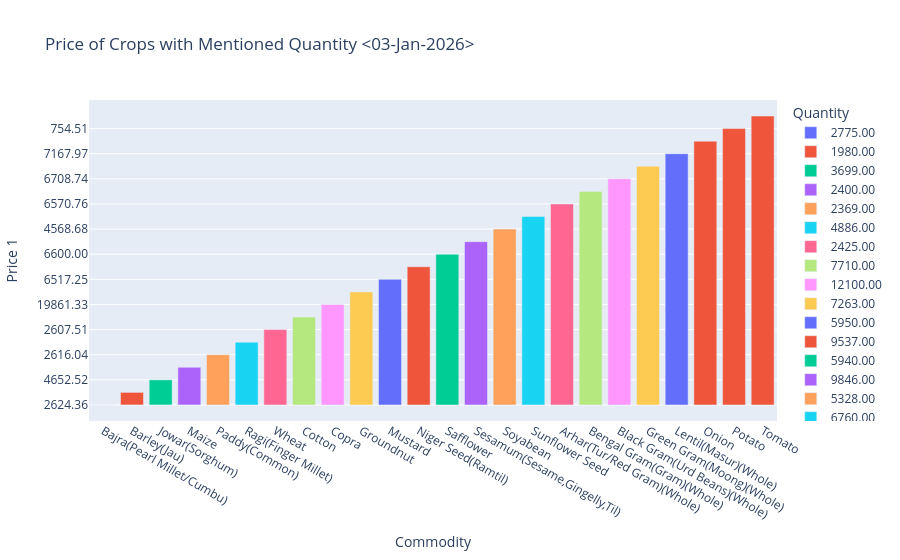

The cell this chart's notebook holds for it:
### Code cell
px.bar(df,x='Commodity',y='Price 1',color='Quantity',title='Price of Crops with Mentioned Quantity <03-Jan-2026>')

### Figure 1 — Plotly figure (JSON) as saved in the notebook; plotly's stock layout.template omitted (floating-point values rounded to 4 significant figures)
{"data": [{"hovertemplate": "Quantity=2775.00<br>Commodity=%{x}<br>Price 1=%{y}<extra></extra>", "legendgroup": "2775.00", "marker": {"color": "#636efa", "pattern": {"shape": ""}}, "name": "2775.00", "orientation": "v", "showlegend": true, "textposition": "auto", "type": "bar", "x": ["Bajra(Pearl Millet/Cumbu)"], "xaxis": "x", "y": ["2624.36"], "yaxis": "y"}, {"hovertemplate": "Quantity=1980.00<br>Commodity=%{x}<br>Price 1=%{y}<extra></extra>", "legendgroup": "1980.00", "marker": {"color": "#EF553B", "pattern": {"shape": ""}}, "name": "1980.00", "orientation": "v", "showlegend": true, "textposition": "auto", "type": "bar", "x": ["Barley(Jau)"], "xaxis": "x", "y": ["2279.63"], "yaxis": "y"}, {"hovertemplate": "Quantity=3699.00<br>Commodity=%{x}<br>Price 1=%{y}<extra></extra>", "legendgroup": "3699.00", "marker": {"color": "#00cc96", "pattern": {"shape": ""}}, "name": "3699.00", "orientation": "v", "showlegend": true, "textposition": "auto", "type": "bar", "x": ["Jowar(Sorghum)"], "xaxis": "x", "y": ["4652.52"], "yaxis": "y"}, {"hovertemplate": "Quantity=2400.00<br>Commodity=%{x}<br>Price 1=%{y}<extra></extra>", "legendgroup": "2400.00", "marker": {"color": "#ab63fa", "pattern": {"shape": ""}}, "name": "2400.00", "orientation": "v", "showlegend": true, "textposition": "auto", "type": "bar", "x": ["Maize"], "xaxis": "x", "y": ["1653.55"], "yaxis": "y"}, {"hovertemplate": "Quantity=2369.00<br>Commodity=%{x}<br>Price 1=%{y}<extra></extra>", "legendgroup": "2369.00", "marker": {"color": "#FFA15A", "pattern": {"shape": ""}}, "name": "2369.00", "orientation": "v", "showlegend": true, "textposition": "auto", "type": "bar", "x": ["Paddy(Common)"], "xaxis": "x", "y": ["2616.04"], "yaxis": "y"}, {"hovertemplate": "Quantity=4886.00<br>Commodity=%{x}<br>Price 1=%{y}<extra></extra>", "legendgroup": "4886.00", "marker": {"color": "#19d3f3", "pattern": {"shape": ""}}, "name": "4886.00", "orientation": "v", "showlegend": true, "textposition": "auto", "type": "bar", "x": ["Ragi(Finger Millet)"], "xaxis": "x", "y": ["5500.00"], "yaxis": "y"}, {"hovertemplate": "Quantity=2425.00<br>Commodity=%{x}<br>Price 1=%{y}<extra></extra>", "legendgroup": "2425.00", "marker": {"color": "#FF6692", "pattern": {"shape": ""}}, "name": "2425.00", "orientation": "v", "showlegend": true, "textposition": "auto", "type": "bar", "x": ["Wheat"], "xaxis": "x", "y": ["2607.51"], "yaxis": "y"}, {"hovertemplate": "Quantity=7710.00<br>Commodity=%{x}<br>Price 1=%{y}<extra></extra>", "legendgroup": "7710.00", "marker": {"color": "#B6E880", "pattern": {"shape": ""}}, "name": "7710.00", "orientation": "v", "showlegend": true, "textposition": "auto", "type": "bar", "x": ["Cotton"], "xaxis": "x", "y": ["7506.77"], "yaxis": "y"}, {"hovertemplate": "Quantity=12100.00<br>Commodity=%{x}<br>Price 1=%{y}<extra></extra>", "legendgroup": "12100.00", "marker": {"color": "#FF97FF", "pattern": {"shape": ""}}, "name": "12100.00", "orientation": "v", "showlegend": true, "textposition": "auto", "type": "bar", "x": ["Copra"], "xaxis": "x", "y": ["19861.33"], "yaxis": "y"}, {"hovertemplate": "Quantity=7263.00<br>Commodity=%{x}<br>Price 1=%{y}<extra></extra>", "legendgroup": "7263.00", "marker": {"color": "#FECB52", "pattern": {"shape": ""}}, "name": "7263.00", "orientation": "v", "showlegend": true, "textposition": "auto", "type": "bar", "x": ["Groundnut"], "xaxis": "x", "y": ["6079.23"], "yaxis": "y"}, {"hovertemplate": "Quantity=5950.00<br>Commodity=%{x}<br>Price 1=%{y}<extra></extra>", "legendgroup": "5950.00", "marker": {"color": "#636efa", "pattern": {"shape": ""}}, "name": "5950.00", "orientation": "v", "showlegend": true, "textposition": "auto", "type": "bar", "x": ["Mustard"], "xaxis": "x", "y": ["6517.25"], "yaxis": "y"}, {"hovertemplate": "Quantity=9537.00<br>Commodity=%{x}<br>Price 1=%{y}<extra></extra>", "legendgroup": "9537.00", "marker": {"color": "#EF553B", "pattern": {"shape": ""}}, "name": "9537.00", "orientation": "v", "showlegend": true, "textposition": "auto", "type": "bar", "x": ["Niger Seed(Ramtil)"], "xaxis": "x", "y": [0], "yaxis": "y"}, {"hovertemplate": "Quantity=5940.00<br>Commodity=%{x}<br>Price 1=%{y}<extra></extra>", "legendgroup": "5940.00", "marker": {"color": "#00cc96", "pattern": {"shape": ""}}, "name": "5940.00", "orientation": "v", "showlegend": true, "textposition": "auto", "type": "bar", "x": ["Safflower"], "xaxis": "x", "y": ["6600.00"], "yaxis": "y"}, {"hovertemplate": "Quantity=9846.00<br>Commodity=%{x}<br>Price 1=%{y}<extra></extra>", "legendgroup": "9846.00", "marker": {"color": "#ab63fa", "pattern": {"shape": ""}}, "name": "9846.00", "orientation": "v", "showlegend": true, "textposition": "auto", "type": "bar", "x": ["Sesamum(Sesame,Gingelly,Til)"], "xaxis": "x", "y": ["10482.29"], "yaxis": "y"}, {"hovertemplate": "Quantity=5328.00<br>Commodity=%{x}<br>Price 1=%{y}<extra></extra>", "legendgroup": "5328.00", "marker": {"color": "#FFA15A", "pattern": {"shape": ""}}, "name": "5328.00", "orientation": "v", "showlegend": true, "textposition": "auto", "type": "bar", "x": ["Soyabean"], "xaxis": "x", "y": ["4568.68"], "yaxis": "y"}, {"hovertemplate": "Quantity=6760.00<br>Commodity=%{x}<br>Price 1=%{y}<extra></extra>", "legendgroup": "6760.00", "marker": {"color": "#19d3f3", "pattern": {"shape": ""}}, "name": "6760.00", "orientation": "v", "showlegend": true, "textposition": "auto", "type": "bar", "x": ["Sunflower Seed"], "xaxis": "x", "y": ["5001.00"], "yaxis": "y"}, {"hovertemplate": "Quantity=8000.00<br>Commodity=%{x}<br>Price 1=%{y}<extra></extra>", "legendgroup": "8000.00", "marker": {"color": "#FF6692", "pattern": {"shape": ""}}, "name": "8000.00", "orientation": "v", "showlegend": true, "textposition": "auto", "type": "bar", "x": ["Arhar(Tur/Red Gram)(Whole)"], "xaxis": "x", "y": ["6570.76"], "yaxis": "y"}, {"hovertemplate": "Quantity=5650.00<br>Commodity=%{x}<br>Price 1=%{y}<extra></extra>", "legendgroup": "5650.00", "marker": {"color": "#B6E880", "pattern": {"shape": ""}}, "name": "5650.00", "orientation": "v", "showlegend": true, "textposition": "auto", "type": "bar", "x": ["Bengal Gram(Gram)(Whole)"], "xaxis": "x", "y": ["5662.21"], "yaxis": "y"}, {"hovertemplate": "Quantity=7800.00<br>Commodity=%{x}<br>Price 1=%{y}<extra></extra>", "legendgroup": "7800.00", "marker": {"color": "#FF97FF", "pattern": {"shape": ""}}, "name": "7800.00", "orientation": "v", "showlegend": true, "textposition": "auto", "type": "bar", "x": ["Black Gram(Urd Beans)(Whole)"], "xaxis": "x", "y": ["6708.74"], "yaxis": "y"}, {"hovertemplate": "Quantity=8768.00<br>Commodity=%{x}<br>Price 1=%{y}<extra></extra>", "legendgroup": "8768.00", "marker": {"color": "#FECB52", "pattern": {"shape": ""}}, "name": "8768.00", "orientation": "v", "showlegend": true, "textposition": "auto", "type": "bar", "x": ["Green Gram(Moong)(Whole)"], "xaxis": "x", "y": ["7296.73"], "yaxis": "y"}, {"hovertemplate": "Quantity=6700.00<br>Commodity=%{x}<br>Price 1=%{y}<extra></extra>", "legendgroup": "6700.00", "marker": {"color": "#636efa", "pattern": {"shape": ""}}, "name": "6700.00", "orientation": "v", "showlegend": true, "textposition": "auto", "type": "bar", "x": ["Lentil(Masur)(Whole)"], "xaxis": "x", "y": ["7167.97"], "yaxis": "y"}, {"hovertemplate": "Quantity=-<br>Commodity=%{x}<br>Price 1=%{y}<extra></extra>", "legendgroup": "-", "marker": {"color": "#EF553B", "pattern": {"shape": ""}}, "name": "-", "orientation": "v", "showlegend": true, "textposition": "auto", "type": "bar", "x": ["Onion", "Potato", "Tomato"], "xaxis": "x", "y": ["1499.99", "754.51", "5585.77"], "yaxis": "y"}], "layout": {"barmode": "relative", "legend": {"title": {"text": "Quantity"}, "tracegroupgap": 0}, "title": {"text": "Price of Crops with Mentioned Quantity <03-Jan-2026>"}, "xaxis": {"anchor": "y", "domain": [0, 1], "title": {"text": "Commodity"}}, "yaxis": {"anchor": "x", "domain": [0, 1], "title": {"text": "Price 1"}}}}
